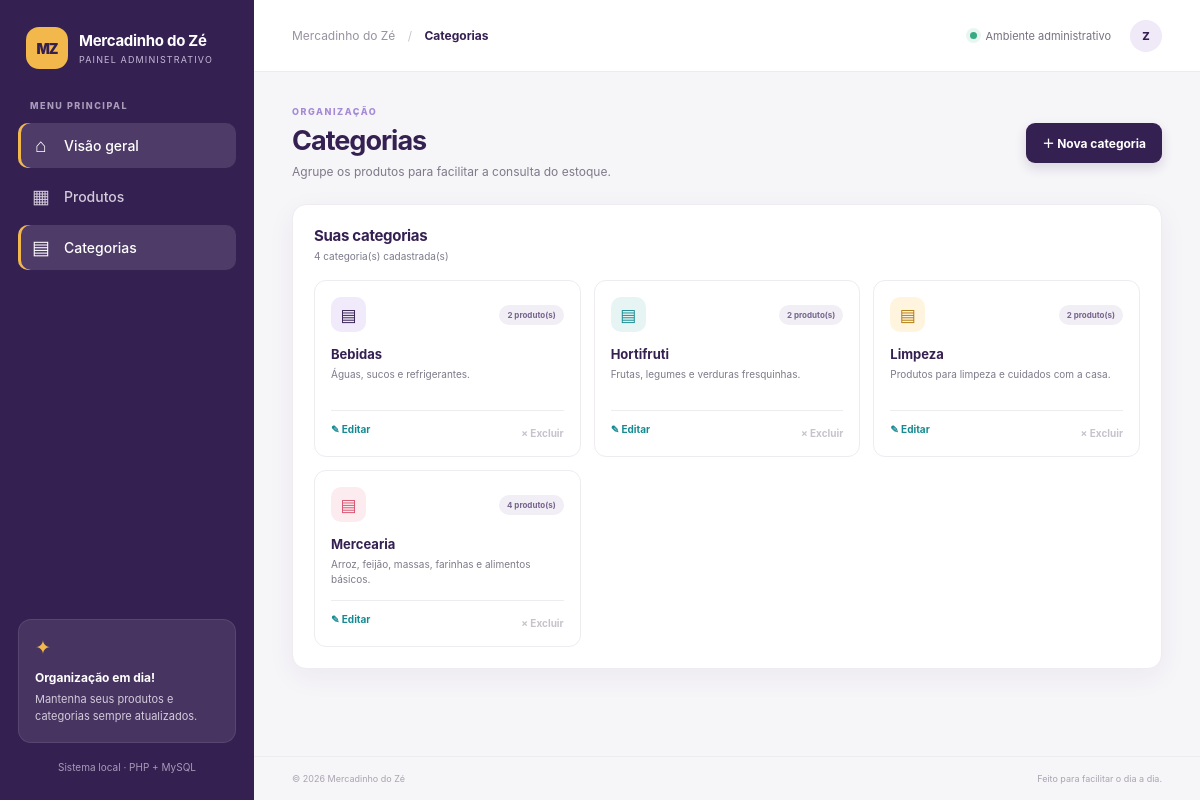
The app's page /categorias/index.php with its own data.
### tables this page shows
CREATE TABLE IF NOT EXISTS categorias (
    id INT AUTO_INCREMENT PRIMARY KEY,
    nome VARCHAR(80) NOT NULL UNIQUE,
    descricao VARCHAR(255) NULL
);

### includes/functions.php (called while the page is built, shortened)
<?php
function e($valor): string {
    return htmlspecialchars((string)($valor ?? ''), ENT_QUOTES, 'UTF-8');
}

### categorias/index.php (the view)
<?php
require_once __DIR__.'/../config/database.php';$tituloPagina='Categorias';$base='../';$categorias=$pdo->query('SELECT c.*,COUNT(p.id) AS total_produtos FROM categorias c LEFT JOIN produtos p ON p.categoria_id=c.id GROUP BY c.id ORDER BY c.nome')->fetchAll();require __DIR__.'/../includes/header.php';
?>
<div class="welcome-row"><div><div class="eyebrow">ORGANIZAÇÃO</div><h1>Categorias</h1><p class="muted">Agrupe os produtos para facilitar a consulta do estoque.</p></div><a class="btn btn-primary" href="form.php">＋ Nova categoria</a></div>
<section class="panel"><div class="panel-heading"><div><h2>Suas categorias</h2><p><?= count($categorias) ?> categoria(s) cadastrada(s)</p></div></div>
<?php if(!$categorias): ?><div class="empty-state"><span>▤</span><strong>Nenhuma categoria cadastrada</strong><p>Crie categorias como Mercearia, Limpeza e Hortifruti.</p><a class="btn btn-primary" href="form.php">Cadastrar categoria</a></div><?php else: ?><div class="category-grid"><?php foreach($categorias as $i=>$c): ?><article class="category-card"><div class="category-card-top"><span class="category-icon icon-<?= $i%4 ?>">▤</span><span class="pill pill-neutral"><?= (int)$c['total_produtos'] ?> produto(s)</span></div><h3><?= e($c['nome']) ?></h3><p><?= e($c['descricao']?:'Sem descrição informada.') ?></p><div class="category-actions"><a href="form.php?id=<?= $c['id'] ?>">✎ Editar</a><form method="post" action="excluir.php" onsubmit="return confirm('Excluir a categoria <?= e(addslashes($c['nome'])) ?>? Só é possível excluir categorias sem produtos vinculados.')"><input type="hidden" name="csrf_token" value="<?= e(csrfToken()) ?>"><input type="hidden" name="id" value="<?= $c['id'] ?>"><button <?= $c['total_produtos']?'disabled title="Existem produtos vinculados"':'' ?>>× Excluir</button></form></div></article><?php endforeach; ?></div><?php endif; ?></section>
<?php require __DIR__.'/../includes/footer.php'; ?>

### assets/style.css (style rules this page uses)
:root { --roxo:#352052;--lilas:#A58AD6;--verde:#168A91;--amarelo:#F2B84B;--rosa:#D9536F;--cinza:#DCE3E8;--ink:#272333;--muted:#7e7a89;--surface:#fff;--bg:#f6f5f8;--line:#eeebf1;--shadow:0 8px 28px rgba(53,32,82,.055) }
* { box-sizing:border-box }
body { margin:0;background:var(--bg);color:var(--ink);font-family:Inter,ui-sans-serif,system-ui,-apple-system,"Segoe UI",sans-serif;font-size:14px }
a { color:inherit;text-decoration:none }
button,input,select,textarea { font:inherit }
.welcome-row { display:flex;align-items:center;justify-content:space-between;gap:20px;margin-bottom:25px }
.eyebrow { font-size:9px;font-weight:800;letter-spacing:1.55px;color:var(--lilas);margin-bottom:7px }
.welcome-row h1 { font-size:27px;letter-spacing:-1px;margin:0;color:var(--roxo) }
.muted { color:var(--muted);margin:7px 0 0;font-size:12px }
.btn { border:0;border-radius:9px;min-height:40px;padding:0 16px;display:inline-flex;align-items:center;justify-content:center;gap:7px;font-size:12px;font-weight:750;cursor:pointer;transition:.2s }
.btn-primary { background:var(--roxo);color:#fff;box-shadow:0 5px 12px rgba(53,32,82,.15) }
.stat-card,.panel { background:#fff;border:1px solid var(--line);border-radius:14px;box-shadow:var(--shadow) }
.panel { padding:21px }
.panel-heading { display:flex;align-items:center;justify-content:space-between;gap:12px;margin-bottom:18px }
.panel-heading h2 { font-size:15px;color:var(--roxo);margin:0;letter-spacing:-.3px }
.panel-heading p { font-size:10px;color:var(--muted);margin:5px 0 0 }
.pill { display:inline-flex;align-items:center;padding:5px 8px;border-radius:20px;font-size:8px;font-weight:750 }
.pill-neutral { background:#f1eef5;color:#77658d }
.category-grid { display:grid;grid-template-columns:repeat(3,minmax(0,1fr));gap:13px }
.category-card { border:1px solid var(--line);border-radius:12px;padding:16px }
.category-card-top { display:flex;align-items:center;justify-content:space-between }
.category-icon { width:35px;height:35px;border-radius:10px;display:grid;place-items:center;font-size:17px }
.icon-0 { background:#f0eafa;color:var(--roxo) }
.icon-1 { background:#e6f5f4;color:var(--verde) }
.icon-2 { background:#fff5df;color:#b27a08 }
.icon-3 { background:#fcecf0;color:var(--rosa) }
.category-card h3 { font-size:13px;color:var(--roxo);margin:14px 0 5px }
.category-card p { font-size:10px;color:var(--muted);line-height:1.5;min-height:30px;margin:0 }
.category-actions { display:flex;justify-content:space-between;border-top:1px solid var(--line);padding-top:12px;margin-top:13px }
.category-actions a,.category-actions button { border:0;background:none;color:var(--verde);font-size:10px;font-weight:750;cursor:pointer;padding:0 }
.category-actions button { color:var(--rosa) }
.category-actions button:disabled { color:#c7c2cc;cursor:not-allowed }

### records on screen
categorias: total_produtos "2", nome "Bebidas", descricao "Águas, sucos e refrigerantes."
categorias: total_produtos "2", nome "Hortifruti", descricao "Frutas, legumes e verduras fresquinhas."
categorias: total_produtos "2", nome "Limpeza", descricao "Produtos para limpeza e cuidados com a casa."
categorias: total_produtos "4", nome "Mercearia", descricao "Arroz, feijão, massas, farinhas e alimentos básicos."

### other values on screen
$tituloPagina "Categorias"
count($categorias) "4"
